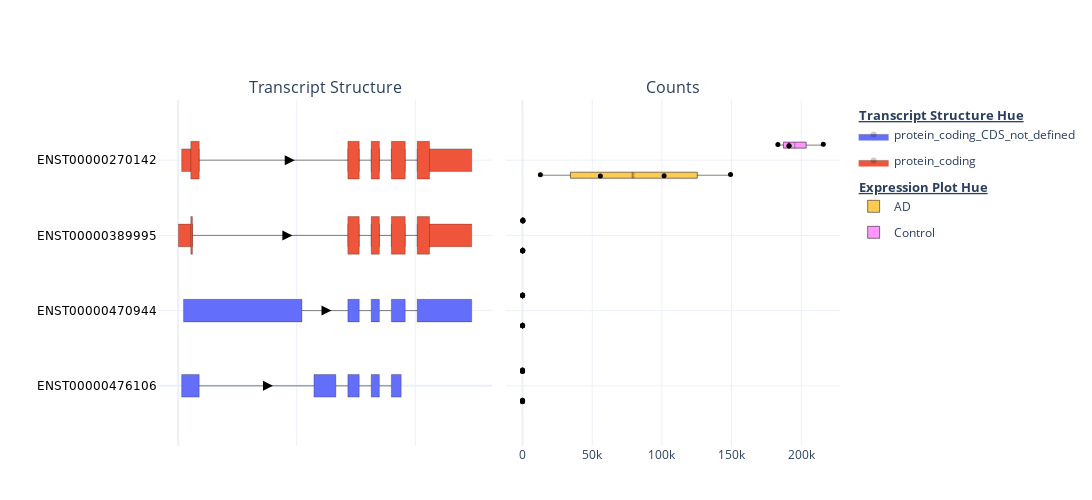

The notebook cell this image was saved under:
### Code cell
## Rescale introns
sod1_annotation = RNApy.shorten_gaps(sod1_annotation)


"""
Create traces now using the `expression_hue` parameter
set to the AD status metadata column that was added to the
expression matrix.
"""
traces = RNApy.make_traces(annotation=sod1_annotation,  expression_matrix=sod1_counts_matrix, 
                        x_start="rescaled_start", x_end="rescaled_end",
                         y='transcript_id', annotation_hue="transcript_biotype",
                         hover_start="start", hover_end="end",
                         expression_columns=["counts"],
                         expression_hue="AD status")

## Put traces into figure
fig = RNApy.make_plot(traces = traces, subplot_titles = ["Transcript Structure", "Counts"], width=1200, height=500)

## Show figure
fig.show()

### Figure 1 — Plotly figure (JSON) as saved in the notebook; plotly's stock layout.template omitted (floating-point values rounded to 4 significant figures)
{"data": [{"fill": "toself", "fillcolor": "#636EFA", "hoverlabel": {"namelength": -1}, "hoveron": "fills+points", "hovertemplate": "<b>transcript_id:</b> ENST00000476106<br><b>Feature Type:</b> exon<br><b>Feature Number:</b> 1<br><b>Chromosome:</b> 21<br><b>Start:</b> 31659693<br><b>End:</b> 31659841<br><b>Size:</b> 148<br><extra></extra>", "legendgroup": "protein_coding_CDS_not_defined", "legendgrouptitle": {"text": "<b><u>Transcript Structure Hue<u><b>"}, "line": {"color": "black", "width": 0.25}, "marker": {"opacity": 0}, "mode": "lines+markers", "name": "protein_coding_CDS_not_defined", "opacity": 1, "showlegend": true, "type": "scatter", "x": [29, 177, 177, 29, 29], "xaxis": "x", "y": [-0.15, -0.15, 0.15, 0.15, -0.15], "yaxis": "y"}, {"fill": "toself", "fillcolor": "#636EFA", "hoverlabel": {"namelength": -1}, "hoveron": "fills+points", "hovertemplate": "<b>transcript_id:</b> ENST00000476106<br><b>Feature Type:</b> exon<br><b>Feature Number:</b> 2<br><b>Chromosome:</b> 21<br><b>Start:</b> 31661549<br><b>End:</b> 31661734<br><b>Size:</b> 185<br><extra></extra>", "legendgroup": "protein_coding_CDS_not_defined", "legendgrouptitle": {"text": ""}, "line": {"color": "black", "width": 0.25}, "marker": {"opacity": 0}, "mode": "lines+markers", "name": "protein_coding_CDS_not_defined", "opacity": 1, "showlegend": false, "type": "scatter", "x": [1145, 1330, 1330, 1145, 1145], "xaxis": "x", "y": [-0.15, -0.15, 0.15, 0.15, -0.15], "yaxis": "y"}, {"fill": "toself", "fillcolor": "#636EFA", "hoverlabel": {"namelength": -1}, "hoveron": "fills+points", "hovertemplate": "<b>transcript_id:</b> ENST00000476106<br><b>Feature Type:</b> exon<br><b>Feature Number:</b> 3<br><b>Chromosome:</b> 21<br><b>Start:</b> 31663790<br><b>End:</b> 31663886<br><b>Size:</b> 96<br><extra></extra>", "legendgroup": "protein_coding_CDS_not_defined", "legendgrouptitle": {"text": ""}, "line": {"color": "black", "width": 0.25}, "marker": {"opacity": 0}, "mode": "lines+markers", "name": "protein_coding_CDS_not_defined", "opacity": 1, "showlegend": false, "type": "scatter", "x": [1431, 1527, 1527, 1431, 1431], "xaxis": "x", "y": [-0.15, -0.15, 0.15, 0.15, -0.15], "yaxis": "y"}, {"fill": "toself", "fillcolor": "#636EFA", "hoverlabel": {"namelength": -1}, "hoveron": "fills+points", "hovertemplate": "<b>transcript_id:</b> ENST00000476106<br><b>Feature Type:</b> exon<br><b>Feature Number:</b> 4<br><b>Chromosome:</b> 21<br><b>Start:</b> 31666449<br><b>End:</b> 31666518<br><b>Size:</b> 69<br><extra></extra>", "legendgroup": "protein_coding_CDS_not_defined", "legendgrouptitle": {"text": ""}, "line": {"color": "black", "width": 0.25}, "marker": {"opacity": 0}, "mode": "lines+markers", "name": "protein_coding_CDS_not_defined", "opacity": 1, "showlegend": false, "type": "scatter", "x": [1628, 1697, 1697, 1628, 1628], "xaxis": "x", "y": [-0.15, -0.15, 0.15, 0.15, -0.15], "yaxis": "y"}, {"fill": "toself", "fillcolor": "#636EFA", "hoverlabel": {"namelength": -1}, "hoveron": "fills+points", "hovertemplate": "<b>transcript_id:</b> ENST00000476106<br><b>Feature Type:</b> exon<br><b>Feature Number:</b> 5<br><b>Chromosome:</b> 21<br><b>Start:</b> 31667258<br><b>End:</b> 31667341<br><b>Size:</b> 83<br><extra></extra>", "legendgroup": "protein_coding_CDS_not_defined", "legendgrouptitle": {"text": ""}, "line": {"color": "black", "width": 0.25}, "marker": {"opacity": 0}, "mode": "lines+markers", "name": "protein_coding_CDS_not_defined", "opacity": 1, "showlegend": false, "type": "scatter", "x": [1798, 1881, 1881, 1798, 1798], "xaxis": "x", "y": [-0.15, -0.15, 0.15, 0.15, -0.15], "yaxis": "y"}, {"fill": "toself", "fillcolor": "#636EFA", "hoverlabel": {"namelength": -1}, "hoveron": "fills+points", "hovertemplate": "<b>transcript_id:</b> ENST00000470944<br><b>Feature Type:</b> exon<br><b>Feature Number:</b> 1<br><b>Chromosome:</b> 21<br><b>Start:</b> 31659709<br><b>End:</b> 31660708<br><b>Size:</b> 999<br><extra></extra>", "legendgroup": "protein_coding_CDS_not_defined", "legendgrouptitle": {"text": ""}, "line": {"color": "black", "width": 0.25}, "marker": {"opacity": 0}, "mode": "lines+markers", "name": "protein_coding_CDS_not_defined", "opacity": 1, "showlegend": false, "type": "scatter", "x": [45, 1044, 1044, 45, 45], "xaxis": "x", "y": [0.85, 0.85, 1.15, 1.15, 0.85], "yaxis": "y"}, {"fill": "toself", "fillcolor": "#636EFA", "hoverlabel": {"namelength": -1}, "hoveron": "fills+points", "hovertemplate": "<b>transcript_id:</b> ENST00000470944<br><b>Feature Type:</b> exon<br><b>Feature Number:</b> 2<br><b>Chromosome:</b> 21<br><b>Start:</b> 31663790<br><b>End:</b> 31663886<br><b>Size:</b> 96<br><extra></extra>", "legendgroup": "protein_coding_CDS_not_defined", "legendgrouptitle": {"text": ""}, "line": {"color": "black", "width": 0.25}, "marker": {"opacity": 0}, "mode": "lines+markers", "name": "protein_coding_CDS_not_defined", "opacity": 1, "showlegend": false, "type": "scatter", "x": [1431, 1527, 1527, 1431, 1431], "xaxis": "x", "y": [0.85, 0.85, 1.15, 1.15, 0.85], "yaxis": "y"}, {"fill": "toself", "fillcolor": "#636EFA", "hoverlabel": {"namelength": -1}, "hoveron": "fills+points", "hovertemplate": "<b>transcript_id:</b> ENST00000470944<br><b>Feature Type:</b> exon<br><b>Feature Number:</b> 3<br><b>Chromosome:</b> 21<br><b>Start:</b> 31666449<br><b>End:</b> 31666518<br><b>Size:</b> 69<br><extra></extra>", "legendgroup": "protein_coding_CDS_not_defined", "legendgrouptitle": {"text": ""}, "line": {"color": "black", "width": 0.25}, "marker": {"opacity": 0}, "mode": "lines+markers", "name": "protein_coding_CDS_not_defined", "opacity": 1, "showlegend": false, "type": "scatter", "x": [1628, 1697, 1697, 1628, 1628], "xaxis": "x", "y": [0.85, 0.85, 1.15, 1.15, 0.85], "yaxis": "y"}, {"fill": "toself", "fillcolor": "#636EFA", "hoverlabel": {"namelength": -1}, "hoveron": "fills+points", "hovertemplate": "<b>transcript_id:</b> ENST00000470944<br><b>Feature Type:</b> exon<br><b>Feature Number:</b> 4<br><b>Chromosome:</b> 21<br><b>Start:</b> 31667258<br><b>End:</b> 31667375<br><b>Size:</b> 117<br><extra></extra>", "legendgroup": "protein_coding_CDS_not_defined", "legendgrouptitle": {"text": ""}, "line": {"color": "black", "width": 0.25}, "marker": {"opacity": 0}, "mode": "lines+markers", "name": "protein_coding_CDS_not_defined", "opacity": 1, "showlegend": false, "type": "scatter", "x": [1798, 1915, 1915, 1798, 1798], "xaxis": "x", "y": [0.85, 0.85, 1.15, 1.15, 0.85], "yaxis": "y"}, {"fill": "toself", "fillcolor": "#636EFA", "hoverlabel": {"namelength": -1}, "hoveron": "fills+points", "hovertemplate": "<b>transcript_id:</b> ENST00000470944<br><b>Feature Type:</b> exon<br><b>Feature Number:</b> 5<br><b>Chromosome:</b> 21<br><b>Start:</b> 31668471<br><b>End:</b> 31668931<br><b>Size:</b> 460<br><extra></extra>", "legendgroup": "protein_coding_CDS_not_defined", "legendgrouptitle": {"text": ""}, "line": {"color": "black", "width": 0.25}, "marker": {"opacity": 0}, "mode": "lines+markers", "name": "protein_coding_CDS_not_defined", "opacity": 1, "showlegend": false, "type": "scatter", "x": [2016, 2476, 2476, 2016, 2016], "xaxis": "x", "y": [0.85, 0.85, 1.15, 1.15, 0.85], "yaxis": "y"}, {"fill": "toself", "fillcolor": "#EF553B", "hoverlabel": {"namelength": -1}, "hoveron": "fills+points", "hovertemplate": "<b>transcript_id:</b> ENST00000389995<br><b>Feature Type:</b> exon<br><b>Feature Number:</b> 1<br><b>Chromosome:</b> 21<br><b>Start:</b> 31659666<br><b>End:</b> 31659784<br><b>Size:</b> 118<br><extra></extra>", "legendgroup": "protein_coding", "legendgrouptitle": {"text": ""}, "line": {"color": "black", "width": 0.25}, "marker": {"opacity": 0}, "mode": "lines+markers", "name": "protein_coding", "opacity": 1, "showlegend": true, "type": "scatter", "x": [2, 120, 120, 2, 2], "xaxis": "x", "y": [1.85, 1.85, 2.15, 2.15, 1.85], "yaxis": "y"}, {"fill": "toself", "fillcolor": "#EF553B", "hoverlabel": {"namelength": -1}, "hoveron": "fills+points", "hovertemplate": "<b>transcript_id:</b> ENST00000389995<br><b>Feature Type:</b> exon<br><b>Feature Number:</b> 2<br><b>Chromosome:</b> 21<br><b>Start:</b> 31663790<br><b>End:</b> 31663886<br><b>Size:</b> 96<br><extra></extra>", "legendgroup": "protein_coding", "legendgrouptitle": {"text": ""}, "line": {"color": "black", "width": 0.25}, "marker": {"opacity": 0}, "mode": "lines+markers", "name": "protein_coding", "opacity": 1, "showlegend": false, "type": "scatter", "x": [1431, 1527, 1527, 1431, 1431], "xaxis": "x", "y": [1.85, 1.85, 2.15, 2.15, 1.85], "yaxis": "y"}, {"fill": "toself", "fillcolor": "#EF553B", "hoverlabel": {"namelength": -1}, "hoveron": "fills+points", "hovertemplate": "<b>transcript_id:</b> ENST00000389995<br><b>Feature Type:</b> exon<br><b>Feature Number:</b> 3<br><b>Chromosome:</b> 21<br><b>Start:</b> 31666449<br><b>End:</b> 31666518<br><b>Size:</b> 69<br><extra></extra>", "legendgroup": "protein_coding", "legendgrouptitle": {"text": ""}, "line": {"color": "black", "width": 0.25}, "marker": {"opacity": 0}, "mode": "lines+markers", "name": "protein_coding", "opacity": 1, "showlegend": false, "type": "scatter", "x": [1628, 1697, 1697, 1628, 1628], "xaxis": "x", "y": [1.85, 1.85, 2.15, 2.15, 1.85], "yaxis": "y"}, {"fill": "toself", "fillcolor": "#EF553B", "hoverlabel": {"namelength": -1}, "hoveron": "fills+points", "hovertemplate": "<b>transcript_id:</b> ENST00000389995<br><b>Feature Type:</b> exon<br><b>Feature Number:</b> 4<br><b>Chromosome:</b> 21<br><b>Start:</b> 31667258<br><b>End:</b> 31667375<br><b>Size:</b> 117<br><extra></extra>", "legendgroup": "protein_coding", "legendgrouptitle": {"text": ""}, "line": {"color": "black", "width": 0.25}, "marker": {"opacity": 0}, "mode": "lines+markers", "name": "protein_coding", "opacity": 1, "showlegend": false, "type": "scatter", "x": [1798, 1915, 1915, 1798, 1798], "xaxis": "x", "y": [1.85, 1.85, 2.15, 2.15, 1.85], "yaxis": "y"}, {"fill": "toself", "fillcolor": "#EF553B", "hoverlabel": {"namelength": -1}, "hoveron": "fills+points", "hovertemplate": "<b>transcript_id:</b> ENST00000389995<br><b>Feature Type:</b> exon<br><b>Feature Number:</b> 5<br><b>Chromosome:</b> 21<br><b>Start:</b> 31668471<br><b>End:</b> 31668931<br><b>Size:</b> 460<br><extra></extra>", "legendgroup": "protein_coding", "legendgrouptitle": {"text": ""}, "line": {"color": "black", "width": 0.25}, "marker": {"opacity": 0}, "mode": "lines+markers", "name": "protein_coding", "opacity": 1, "showlegend": false, "type": "scatter", "x": [2016, 2476, 2476, 2016, 2016], "xaxis": "x", "y": [1.85, 1.85, 2.15, 2.15, 1.85], "yaxis": "y"}, {"fill": "toself", "fillcolor": "#EF553B", "hoverlabel": {"namelength": -1}, "hoveron": "fills+points", "hovertemplate": "<b>transcript_id:</b> ENST00000270142<br><b>Feature Type:</b> exon<br><b>Feature Number:</b> 1<br><b>Chromosome:</b> 21<br><b>Start:</b> 31659693<br><b>End:</b> 31659841<br><b>Size:</b> 148<br><extra></extra>", "legendgroup": "protein_coding", "legendgrouptitle": {"text": ""}, "line": {"color": "black", "width": 0.25}, "marker": {"opacity": 0}, "mode": "lines+markers", "name": "protein_coding", "opacity": 1, "showlegend": false, "type": "scatter", "x": [29, 177, 177, 29, 29], "xaxis": "x", "y": [2.85, 2.85, 3.15, 3.15, 2.85], "yaxis": "y"}, {"fill": "toself", "fillcolor": "#EF553B", "hoverlabel": {"namelength": -1}, "hoveron": "fills+points", "hovertemplate": "<b>transcript_id:</b> ENST00000270142<br><b>Feature Type:</b> exon<br><b>Feature Number:</b> 2<br><b>Chromosome:</b> 21<br><b>Start:</b> 31663790<br><b>End:</b> 31663886<br><b>Size:</b> 96<br><extra></extra>", "legendgroup": "protein_coding", "legendgrouptitle": {"text": ""}, "line": {"color": "black", "width": 0.25}, "marker": {"opacity": 0}, "mode": "lines+markers", "name": "protein_coding", "opacity": 1, "showlegend": false, "type": "scatter", "x": [1431, 1527, 1527, 1431, 1431], "xaxis": "x", "y": [2.85, 2.85, 3.15, 3.15, 2.85], "yaxis": "y"}, {"fill": "toself", "fillcolor": "#EF553B", "hoverlabel": {"namelength": -1}, "hoveron": "fills+points", "hovertemplate": "<b>transcript_id:</b> ENST00000270142<br><b>Feature Type:</b> exon<br><b>Feature Number:</b> 3<br><b>Chromosome:</b> 21<br><b>Start:</b> 31666449<br><b>End:</b> 31666518<br><b>Size:</b> 69<br><extra></extra>", "legendgroup": "protein_coding", "legendgrouptitle": {"text": ""}, "line": {"color": "black", "width": 0.25}, "marker": {"opacity": 0}, "mode": "lines+markers", "name": "protein_coding", "opacity": 1, "showlegend": false, "type": "scatter", "x": [1628, 1697, 1697, 1628, 1628], "xaxis": "x", "y": [2.85, 2.85, 3.15, 3.15, 2.85], "yaxis": "y"}, {"fill": "toself", "fillcolor": "#EF553B", "hoverlabel": {"namelength": -1}, "hoveron": "fills+points", "hovertemplate": "<b>transcript_id:</b> ENST00000270142<br><b>Feature Type:</b> exon<br><b>Feature Number:</b> 4<br><b>Chromosome:</b> 21<br><b>Start:</b> 31667258<br><b>End:</b> 31667375<br><b>Size:</b> 117<br><extra></extra>", "legendgroup": "protein_coding", "legendgrouptitle": {"text": ""}, "line": {"color": "black", "width": 0.25}, "marker": {"opacity": 0}, "mode": "lines+markers", "name": "protein_coding", "opacity": 1, "showlegend": false, "type": "scatter", "x": [1798, 1915, 1915, 1798, 1798], "xaxis": "x", "y": [2.85, 2.85, 3.15, 3.15, 2.85], "yaxis": "y"}, {"fill": "toself", "fillcolor": "#EF553B", "hoverlabel": {"namelength": -1}, "hoveron": "fills+points", "hovertemplate": "<b>transcript_id:</b> ENST00000270142<br><b>Feature Type:</b> exon<br><b>Feature Number:</b> 5<br><b>Chromosome:</b> 21<br><b>Start:</b> 31668471<br><b>End:</b> 31668931<br><b>Size:</b> 460<br><extra></extra>", "legendgroup": "protein_coding", "legendgrouptitle": {"text": ""}, "line": {"color": "black", "width": 0.25}, "marker": {"opacity": 0}, "mode": "lines+markers", "name": "protein_coding", "opacity": 1, "showlegend": false, "type": "scatter", "x": [2016, 2476, 2476, 2016, 2016], "xaxis": "x", "y": [2.85, 2.85, 3.15, 3.15, 2.85], "yaxis": "y"}, {"fill": "toself", "fillcolor": "#EF553B", "hoverlabel": {"namelength": -1}, "hoveron": "fills+points", "hovertemplate": "<b>transcript_id:</b> ENST00000389995<br><b>Feature Type:</b> CDS<br><b>Feature Number:</b> 1<br><b>Chromosome:</b> 21<br><b>Start:</b> 31659770<br><b>End:</b> 31659784<br><b>Size:</b> 14<br><extra></extra>", "legendgroup": "protein_coding", "legendgrouptitle": {"text": ""}, "line": {"color": "black", "width": 0.25}, "marker": {"opacity": 0}, "mode": "lines+markers", "name": "protein_coding", "opacity": 1, "showlegend": false, "type": "scatter", "x": [106, 120, 120, 106, 106], "xaxis": "x", "y": [1.75, 1.75, 2.25, 2.25, 1.75], "yaxis": "y"}, {"fill": "toself", "fillcolor": "#EF553B", "hoverlabel": {"namelength": -1}, "hoveron": "fills+points", "hovertemplate": "<b>transcript_id:</b> ENST00000389995<br><b>Feature Type:</b> CDS<br><b>Feature Number:</b> 2<br><b>Chromosome:</b> 21<br><b>Start:</b> 31663790<br><b>End:</b> 31663886<br><b>Size:</b> 96<br><extra></extra>", "legendgroup": "protein_coding", "legendgrouptitle": {"text": ""}, "line": {"color": "black", "width": 0.25}, "marker": {"opacity": 0}, "mode": "lines+markers", "name": "protein_coding", "opacity": 1, "showlegend": false, "type": "scatter", "x": [1431, 1527, 1527, 1431, 1431], "xaxis": "x", "y": [1.75, 1.75, 2.25, 2.25, 1.75], "yaxis": "y"}, {"fill": "toself", "fillcolor": "#EF553B", "hoverlabel": {"namelength": -1}, "hoveron": "fills+points", "hovertemplate": "<b>transcript_id:</b> ENST00000389995<br><b>Feature Type:</b> CDS<br><b>Feature Number:</b> 3<br><b>Chromosome:</b> 21<br><b>Start:</b> 31666449<br><b>End:</b> 31666518<br><b>Size:</b> 69<br><extra></extra>", "legendgroup": "protein_coding", "legendgrouptitle": {"text": ""}, "line": {"color": "black", "width": 0.25}, "marker": {"opacity": 0}, "mode": "lines+markers", "name": "protein_coding", "opacity": 1, "showlegend": false, "type": "scatter", "x": [1628, 1697, 1697, 1628, 1628], "xaxis": "x", "y": [1.75, 1.75, 2.25, 2.25, 1.75], "yaxis": "y"}, {"fill": "toself", "fillcolor": "#EF553B", "hoverlabel": {"namelength": -1}, "hoveron": "fills+points", "hovertemplate": "<b>transcript_id:</b> ENST00000389995<br><b>Feature Type:</b> CDS<br><b>Feature Number:</b> 4<br><b>Chromosome:</b> 21<br><b>Start:</b> 31667258<br><b>End:</b> 31667375<br><b>Size:</b> 117<br><extra></extra>", "legendgroup": "protein_coding", "legendgrouptitle": {"text": ""}, "line": {"color": "black", "width": 0.25}, "marker": {"opacity": 0}, "mode": "lines+markers", "name": "protein_coding", "opacity": 1, "showlegend": false, "type": "scatter", "x": [1798, 1915, 1915, 1798, 1798], "xaxis": "x", "y": [1.75, 1.75, 2.25, 2.25, 1.75], "yaxis": "y"}, {"fill": "toself", "fillcolor": "#EF553B", "hoverlabel": {"namelength": -1}, "hoveron": "fills+points", "hovertemplate": "<b>transcript_id:</b> ENST00000389995<br><b>Feature Type:</b> CDS<br><b>Feature Number:</b> 5<br><b>Chromosome:</b> 21<br><b>Start:</b> 31668471<br><b>End:</b> 31668575<br><b>Size:</b> 104<br><extra></extra>", "legendgroup": "protein_coding", "legendgrouptitle": {"text": ""}, "line": {"color": "black", "width": 0.25}, "marker": {"opacity": 0}, "mode": "lines+markers", "name": "protein_coding", "opacity": 1, "showlegend": false, "type": "scatter", "x": [2016, 2120, 2120, 2016, 2016], "xaxis": "x", "y": [1.75, 1.75, 2.25, 2.25, 1.75], "yaxis": "y"}, {"fill": "toself", "fillcolor": "#EF553B", "hoverlabel": {"namelength": -1}, "hoveron": "fills+points", "hovertemplate": "<b>transcript_id:</b> ENST00000270142<br><b>Feature Type:</b> CDS<br><b>Feature Number:</b> 1<br><b>Chromosome:</b> 21<br><b>Start:</b> 31659770<br><b>End:</b> 31659841<br><b>Size:</b> 71<br><extra></extra>", "legendgroup": "protein_coding", "legendgrouptitle": {"text": ""}, "line": {"color": "black", "width": 0.25}, "marker": {"opacity": 0}, "mode": "lines+markers", "name": "protein_coding", "opacity": 1, "showlegend": false, "type": "scatter", "x": [106, 177, 177, 106, 106], "xaxis": "x", "y": [2.75, 2.75, 3.25, 3.25, 2.75], "yaxis": "y"}, {"fill": "toself", "fillcolor": "#EF553B", "hoverlabel": {"namelength": -1}, "hoveron": "fills+points", "hovertemplate": "<b>transcript_id:</b> ENST00000270142<br><b>Feature Type:</b> CDS<br><b>Feature Number:</b> 2<br><b>Chromosome:</b> 21<br><b>Start:</b> 31663790<br><b>End:</b> 31663886<br><b>Size:</b> 96<br><extra></extra>", "legendgroup": "protein_coding", "legendgrouptitle": {"text": ""}, "line": {"color": "black", "width": 0.25}, "marker": {"opacity": 0}, "mode": "lines+markers", "name": "protein_coding", "opacity": 1, "showlegend": false, "type": "scatter", "x": [1431, 1527, 1527, 1431, 1431], "xaxis": "x", "y": [2.75, 2.75, 3.25, 3.25, 2.75], "yaxis": "y"}, {"fill": "toself", "fillcolor": "#EF553B", "hoverlabel": {"namelength": -1}, "hoveron": "fills+points", "hovertemplate": "<b>transcript_id:</b> ENST00000270142<br><b>Feature Type:</b> CDS<br><b>Feature Number:</b> 3<br><b>Chromosome:</b> 21<br><b>Start:</b> 31666449<br><b>End:</b> 31666518<br><b>Size:</b> 69<br><extra></extra>", "legendgroup": "protein_coding", "legendgrouptitle": {"text": ""}, "line": {"color": "black", "width": 0.25}, "marker": {"opacity": 0}, "mode": "lines+markers", "name": "protein_coding", "opacity": 1, "showlegend": false, "type": "scatter", "x": [1628, 1697, 1697, 1628, 1628], "xaxis": "x", "y": [2.75, 2.75, 3.25, 3.25, 2.75], "yaxis": "y"}, {"fill": "toself", "fillcolor": "#EF553B", "hoverlabel": {"namelength": -1}, "hoveron": "fills+points", "hovertemplate": "<b>transcript_id:</b> ENST00000270142<br><b>Feature Type:</b> CDS<br><b>Feature Number:</b> 4<br><b>Chromosome:</b> 21<br><b>Start:</b> 31667258<br><b>End:</b> 31667375<br><b>Size:</b> 117<br><extra></extra>", "legendgroup": "protein_coding", "legendgrouptitle": {"text": ""}, "line": {"color": "black", "width": 0.25}, "marker": {"opacity": 0}, "mode": "lines+markers", "name": "protein_coding", "opacity": 1, "showlegend": false, "type": "scatter", "x": [1798, 1915, 1915, 1798, 1798], "xaxis": "x", "y": [2.75, 2.75, 3.25, 3.25, 2.75], "yaxis": "y"}, {"fill": "toself", "fillcolor": "#EF553B", "hoverlabel": {"namelength": -1}, "hoveron": "fills+points", "hovertemplate": "<b>transcript_id:</b> ENST00000270142<br><b>Feature Type:</b> CDS<br><b>Feature Number:</b> 5<br><b>Chromosome:</b> 21<br><b>Start:</b> 31668471<br><b>End:</b> 31668575<br><b>Size:</b> 104<br><extra></extra>", "legendgroup": "protein_coding", "legendgrouptitle": {"text": ""}, "line": {"color": "black", "width": 0.25}, "marker": {"opacity": 0}, "mode": "lines+markers", "name": "protein_coding", "opacity": 1, "showlegend": false, "type": "scatter", "x": [2016, 2120, 2120, 2016, 2016], "xaxis": "x", "y": [2.75, 2.75, 3.25, 3.25, 2.75], "yaxis": "y"}, {"hoverinfo": "skip", "marker": {"color": "black", "size": 10, "symbol": "arrow-right"}, "mode": "markers", "opacity": 1, "showlegend": false, "type": "scatter", "x": [799.3], "xaxis": "x", "y": [0], "yaxis": "y"}, {"hovertemplate": "<b>transcript_id:</b> ENST00000476106<br><b>Feature Type:</b> intron<br><b>Feature Number:</b> 1<br><b>Chromosome:</b> 21<br><b>Start:</b> 31659841<br><b>End:</b> 31661549<br><b>Size:</b> 1708<br><extra></extra>", "line": {"color": "black", "width": 0.5}, "mode": "lines", "opacity": 1, "showlegend": false, "type": "scatter", "x": [177, 1145], "xaxis": "x", "y": [0, 0], "yaxis": "y"}, {"hovertemplate": "<b>transcript_id:</b> ENST00000476106<br><b>Feature Type:</b> intron<br><b>Feature Number:</b> 2<br><b>Chromosome:</b> 21<br><b>Start:</b> 31661734<br><b>End:</b> 31663790<br><b>Size:</b> 2056<br><extra></extra>", "line": {"color": "black", "width": 0.5}, "mode": "lines", "opacity": 1, "showlegend": false, "type": "scatter", "x": [1330, 1431], "xaxis": "x", "y": [0, 0], "yaxis": "y"}, {"hovertemplate": "<b>transcript_id:</b> ENST00000476106<br><b>Feature Type:</b> intron<br><b>Feature Number:</b> 3<br><b>Chromosome:</b> 21<br><b>Start:</b> 31663886<br><b>End:</b> 31666449<br><b>Size:</b> 2563<br><extra></extra>", "line": {"color": "black", "width": 0.5}, "mode": "lines", "opacity": 1, "showlegend": false, "type": "scatter", "x": [1527, 1628], "xaxis": "x", "y": [0, 0], "yaxis": "y"}, {"hovertemplate": "<b>transcript_id:</b> ENST00000476106<br><b>Feature Type:</b> intron<br><b>Feature Number:</b> 4<br><b>Chromosome:</b> 21<br><b>Start:</b> 31666518<br><b>End:</b> 31667258<br><b>Size:</b> 740<br><extra></extra>", "line": {"color": "black", "width": 0.5}, "mode": "lines", "opacity": 1, "showlegend": false, "type": "scatter", "x": [1697, 1798], "xaxis": "x", "y": [0, 0], "yaxis": "y"}, {"hoverinfo": "skip", "marker": {"color": "black", "size": 10, "symbol": "arrow-right"}, "mode": "markers", "opacity": 1, "showlegend": false, "type": "scatter", "x": [1293.0], "xaxis": "x", "y": [1], "yaxis": "y"}, {"hovertemplate": "<b>transcript_id:</b> ENST00000470944<br><b>Feature Type:</b> intron<br><b>Feature Number:</b> 1<br><b>Chromosome:</b> 21<br><b>Start:</b> 31660708<br><b>End:</b> 31663790<br><b>Size:</b> 3082<br><extra></extra>", "line": {"color": "black", "width": 0.5}, "mode": "lines", "opacity": 1, "showlegend": false, "type": "scatter", "x": [1044, 1431], "xaxis": "x", "y": [1, 1], "yaxis": "y"}, {"hovertemplate": "<b>transcript_id:</b> ENST00000470944<br><b>Feature Type:</b> intron<br><b>Feature Number:</b> 2<br><b>Chromosome:</b> 21<br><b>Start:</b> 31663886<br><b>End:</b> 31666449<br><b>Size:</b> 2563<br><extra></extra>", "line": {"color": "black", "width": 0.5}, "mode": "lines", "opacity": 1, "showlegend": false, "type": "scatter", "x": [1527, 1628], "xaxis": "x", "y": [1, 1], "yaxis": "y"}, {"hovertemplate": "<b>transcript_id:</b> ENST00000470944<br><b>Feature Type:</b> intron<br><b>Feature Number:</b> 3<br><b>Chromosome:</b> 21<br><b>Start:</b> 31666518<br><b>End:</b> 31667258<br><b>Size:</b> 740<br><extra></extra>", "line": {"color": "black", "width": 0.5}, "mode": "lines", "opacity": 1, "showlegend": false, "type": "scatter", "x": [1697, 1798], "xaxis": "x", "y": [1, 1], "yaxis": "y"}, {"hovertemplate": "<b>transcript_id:</b> ENST00000470944<br><b>Feature Type:</b> intron<br><b>Feature Number:</b> 4<br><b>Chromosome:</b> 21<br><b>Start:</b> 31667375<br><b>End:</b> 31668471<br><b>Size:</b> 1096<br><extra></extra>", "line": {"color": "black", "width": 0.5}, "mode": "lines", "opacity": 1, "showlegend": false, "type": "scatter", "x": [1915, 2016], "xaxis": "x", "y": [1, 1], "yaxis": "y"}, {"hoverinfo": "skip", "marker": {"color": "black", "size": 10, "symbol": "arrow-right"}, "mode": "markers", "opacity": 1, "showlegend": false, "type": "scatter", "x": [962.8], "xaxis": "x", "y": [2], "yaxis": "y"}, {"hovertemplate": "<b>transcript_id:</b> ENST00000389995<br><b>Feature Type:</b> intron<br><b>Feature Number:</b> 1<br><b>Chromosome:</b> 21<br><b>Start:</b> 31659784<br><b>End:</b> 31663790<br><b>Size:</b> 4006<br><extra></extra>", "line": {"color": "black", "width": 0.5}, "mode": "lines", "opacity": 1, "showlegend": false, "type": "scatter", "x": [120, 1431], "xaxis": "x", "y": [2, 2], "yaxis": "y"}, {"hovertemplate": "<b>transcript_id:</b> ENST00000389995<br><b>Feature Type:</b> intron<br><b>Feature Number:</b> 2<br><b>Chromosome:</b> 21<br><b>Start:</b> 31663886<br><b>End:</b> 31666449<br><b>Size:</b> 2563<br><extra></extra>", "line": {"color": "black", "width": 0.5}, "mode": "lines", "opacity": 1, "showlegend": false, "type": "scatter", "x": [1527, 1628], "xaxis": "x", "y": [2, 2], "yaxis": "y"}, {"hovertemplate": "<b>transcript_id:</b> ENST00000389995<br><b>Feature Type:</b> intron<br><b>Feature Number:</b> 3<br><b>Chromosome:</b> 21<br><b>Start:</b> 31666518<br><b>End:</b> 31667258<br><b>Size:</b> 740<br><extra></extra>", "line": {"color": "black", "width": 0.5}, "mode": "lines", "opacity": 1, "showlegend": false, "type": "scatter", "x": [1697, 1798], "xaxis": "x", "y": [2, 2], "yaxis": "y"}, {"hovertemplate": "<b>transcript_id:</b> ENST00000389995<br><b>Feature Type:</b> intron<br><b>Feature Number:</b> 4<br><b>Chromosome:</b> 21<br><b>Start:</b> 31667375<br><b>End:</b> 31668471<br><b>Size:</b> 1096<br><extra></extra>", "line": {"color": "black", "width": 0.5}, "mode": "lines", "opacity": 1, "showlegend": false, "type": "scatter", "x": [1915, 2016], "xaxis": "x", "y": [2, 2], "yaxis": "y"}, {"hoverinfo": "skip", "marker": {"color": "black", "size": 10, "symbol": "arrow-right"}, "mode": "markers", "opacity": 1, "showlegend": false, "type": "scatter", "x": [983.1], "xaxis": "x", "y": [3], "yaxis": "y"}, {"hovertemplate": "<b>transcript_id:</b> ENST00000270142<br><b>Feature Type:</b> intron<br><b>Feature Number:</b> 1<br><b>Chromosome:</b> 21<br><b>Start:</b> 31659841<br><b>End:</b> 31663790<br><b>Size:</b> 3949<br><extra></extra>", "line": {"color": "black", "width": 0.5}, "mode": "lines", "opacity": 1, "showlegend": false, "type": "scatter", "x": [177, 1431], "xaxis": "x", "y": [3, 3], "yaxis": "y"}, {"hovertemplate": "<b>transcript_id:</b> ENST00000270142<br><b>Feature Type:</b> intron<br><b>Feature Number:</b> 2<br><b>Chromosome:</b> 21<br><b>Start:</b> 31663886<br><b>End:</b> 31666449<br><b>Size:</b> 2563<br><extra></extra>", "line": {"color": "black", "width": 0.5}, "mode": "lines", "opacity": 1, "showlegend": false, "type": "scatter", "x": [1527, 1628], "xaxis": "x", "y": [3, 3], "yaxis": "y"}, {"hovertemplate": "<b>transcript_id:</b> ENST00000270142<br><b>Feature Type:</b> intron<br><b>Feature Number:</b> 3<br><b>Chromosome:</b> 21<br><b>Start:</b> 31666518<br><b>End:</b> 31667258<br><b>Size:</b> 740<br><extra></extra>", "line": {"color": "black", "width": 0.5}, "mode": "lines", "opacity": 1, "showlegend": false, "type": "scatter", "x": [1697, 1798], "xaxis": "x", "y": [3, 3], "yaxis": "y"}, {"hovertemplate": "<b>transcript_id:</b> ENST00000270142<br><b>Feature Type:</b> intron<br><b>Feature Number:</b> 4<br><b>Chromosome:</b> 21<br><b>Start:</b> 31667375<br><b>End:</b> 31668471<br><b>Size:</b> 1096<br><extra></extra>", "line": {"color": "black", "width": 0.5}, "mode": "lines", "opacity": 1, "showlegend": false, "type": "scatter", "x": [1915, 2016], "xaxis": "x", "y": [3, 3], "yaxis": "y"}, {"boxmean": true, "boxpoints": "all", "fillcolor": "#FECB52", "jitter": 0.3, "legendgroup": "AD", "legendgrouptitle": {"text": "<b><u>Expression Plot Hue<u><b>"}, "line": {"width": 0.5}, "marker": {"color": "black", "opacity": 1, "size": 5}, "name": "AD", "offsetgroup": "0", "opacity": 1, "orientation": "h", "pointpos": 0, "showlegend": true, "text": ["sample_1", "sample_7", "sample_3", "sample_5", "sample_1", "sample_7", "sample_3", "sample_5", "sample_1", "sample_7", "sample_3", "sample_5", "sample_1", "sample_7", "sample_3", "sample_5"], "type": "box", "x": [0, 0, 0, 0, 13.01, 66.97, 27.91, 29.33, 103.5, 204.8, 178.3, 37.96, 55870.0, 149300.0, 101600.0, 12800.0], "xaxis": "x2", "y": ["0", "0", "0", "0", "1", "1", "1", "1", "2", "2", "2", "2", "3", "3", "3", "3"], "yaxis": "y2"}, {"boxmean": true, "boxpoints": "all", "fillcolor": "#FF97FF", "jitter": 0.3, "legendgroup": "Control", "legendgrouptitle": {"text": ""}, "line": {"width": 0.5}, "marker": {"color": "black", "opacity": 1, "size": 5}, "name": "Control", "offsetgroup": "1", "opacity": 1, "orientation": "h", "pointpos": 0, "showlegend": true, "text": ["sample_4", "sample_2", "sample_6", "sample_8", "sample_4", "sample_2", "sample_6", "sample_8", "sample_4", "sample_2", "sample_6", "sample_8", "sample_4", "sample_2", "sample_6", "sample_8"], "type": "box", "x": [0, 0, 0, 0, 33.25, 51.97, 44.89, 50.36, 278.6, 262.0, 227.7, 227.2, 215900.0, 191300.0, 191300.0, 183300.0], "xaxis": "x2", "y": ["0", "0", "0", "0", "1", "1", "1", "1", "2", "2", "2", "2", "3", "3", "3", "3"], "yaxis": "y2"}], "layout": {"annotations": [{"font": {"size": 16}, "showarrow": false, "text": "Transcript Structure", "x": 0.245, "xanchor": "center", "xref": "paper", "y": 1, "yanchor": "bottom", "yref": "paper"}, {"font": {"size": 16}, "showarrow": false, "text": "Counts", "x": 0.755, "xanchor": "center", "xref": "paper", "y": 1, "yanchor": "bottom", "yref": "paper"}], "boxgap": 0.2, "boxgroupgap": 0.8, "boxmode": "group", "height": 500, "hoverlabel": {"font": {"size": 12}}, "hovermode": "closest", "legend": {"font": {"size": 12}, "title": {"font": {"size": 14}}, "tracegroupgap": 7}, "margin": {"b": 50, "l": 100, "r": 50, "t": 100}, "showlegend": true, "title": {"text": ""}, "violingap": 0.2, "violingroupgap": 0.8, "violinmode": "group", "width": 1200, "xaxis": {"anchor": "y", "domain": [0, 0.49], "showgrid": true, "showticklabels": false, "tickfont": {"size": 12}, "title": {"text": ""}}, "xaxis2": {"anchor": "y2", "domain": [0.51, 1], "showgrid": true, "showticklabels": true, "title": {"text": ""}}, "yaxis": {"anchor": "x", "domain": [0, 1], "range": [-0.8, 3.8], "showgrid": true, "showticklabels": true, "tickfont": {"color": "black", "family": "DejaVu Sans", "size": 12}, "ticktext": ["ENST00000476106", "ENST00000470944", "ENST00000389995", "ENST00000270142"], "tickvals": [0, 1, 2, 3], "title": {"text": ""}}, "yaxis2": {"anchor": "x2", "domain": [0, 1], "matches": "y", "range": [-0.8, 3.8], "showgrid": true, "showticklabels": false, "ticks": "", "ticktext": ["ENST00000476106", "ENST00000470944", "ENST00000389995", "ENST00000270142"], "tickvals": [0, 1, 2, 3]}}}
